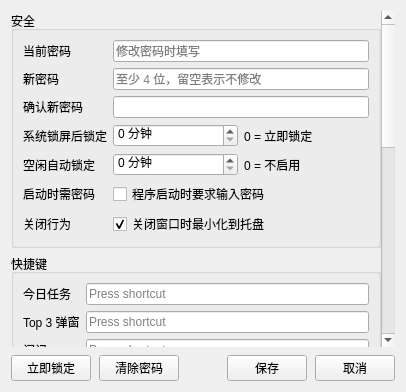
<?xml version="1.0" encoding="UTF-8"?>
<ui version="4.0">
 <class>AppSettingsDialog</class>
 <widget class="QDialog" name="AppSettingsDialog">
  <property name="windowTitle">
   <string>设置</string>
  </property>
  <property name="objectName">
   <string>appDialog</string>
  </property>
  <layout class="QVBoxLayout" name="verticalLayout">
   <property name="spacing">
    <number>8</number>
   </property>
   <item>
    <widget class="QScrollArea" name="scrollArea">
     <property name="frameShape">
      <enum>QFrame::NoFrame</enum>
     </property>
     <property name="horizontalScrollBarPolicy">
      <enum>Qt::ScrollBarAlwaysOff</enum>
     </property>
     <property name="widgetResizable">
      <bool>true</bool>
     </property>
     <widget class="QWidget" name="scrollContent">
      <layout class="QVBoxLayout" name="scrollContentLayout">
       <property name="leftMargin">
        <number>0</number>
       </property>
       <property name="topMargin">
        <number>0</number>
       </property>
       <property name="rightMargin">
        <number>0</number>
       </property>
       <property name="bottomMargin">
        <number>0</number>
       </property>
       <item>
        <widget class="QGroupBox" name="groupSecurity">
         <property name="title">
          <string>安全</string>
         </property>
         <layout class="QFormLayout" name="formSecurity">
          <item row="0" column="0">
           <widget class="QLabel" name="labelCurrentPassword">
            <property name="text">
             <string>当前密码</string>
            </property>
           </widget>
          </item>
          <item row="0" column="1">
           <widget class="QLineEdit" name="editCurrentPassword">
            <property name="echoMode">
             <enum>QLineEdit::Password</enum>
            </property>
            <property name="placeholderText">
             <string>修改密码时填写</string>
            </property>
           </widget>
          </item>
          <item row="1" column="0">
           <widget class="QLabel" name="labelNewPassword">
            <property name="text">
             <string>新密码</string>
            </property>
           </widget>
          </item>
          <item row="1" column="1">
           <widget class="QLineEdit" name="editNewPassword">
            <property name="echoMode">
             <enum>QLineEdit::Password</enum>
            </property>
            <property name="placeholderText">
             <string>至少 4 位，留空表示不修改</string>
            </property>
           </widget>
          </item>
          <item row="2" column="0">
           <widget class="QLabel" name="labelConfirmPassword">
            <property name="text">
             <string>确认新密码</string>
            </property>
           </widget>
          </item>
          <item row="2" column="1">
           <widget class="QLineEdit" name="editConfirmPassword">
            <property name="echoMode">
             <enum>QLineEdit::Password</enum>
            </property>
           </widget>
          </item>
          <item row="3" column="0">
           <widget class="QLabel" name="labelLockDelay">
            <property name="text">
             <string>系统锁屏后锁定</string>
            </property>
           </widget>
          </item>
          <item row="3" column="1">
           <layout class="QHBoxLayout" name="layoutLockDelay">
            <item>
             <widget class="QSpinBox" name="spinLockAfterSystemLock">
              <property name="suffix">
               <string> 分钟</string>
              </property>
              <property name="maximum">
               <number>120</number>
              </property>
             </widget>
            </item>
            <item>
             <widget class="QLabel" name="labelLockDelayHint">
              <property name="text">
               <string>0 = 立即锁定</string>
              </property>
             </widget>
            </item>
           </layout>
          </item>
          <item row="4" column="0">
           <widget class="QLabel" name="labelIdleLock">
            <property name="text">
             <string>空闲自动锁定</string>
            </property>
           </widget>
          </item>
          <item row="4" column="1">
           <layout class="QHBoxLayout" name="layoutIdleLock">
            <item>
             <widget class="QSpinBox" name="spinLockOnIdle">
              <property name="suffix">
               <string> 分钟</string>
              </property>
              <property name="maximum">
               <number>480</number>
              </property>
             </widget>
            </item>
            <item>
             <widget class="QLabel" name="labelIdleHint">
              <property name="text">
               <string>0 = 不启用</string>
              </property>
             </widget>
            </item>
           </layout>
          </item>
          <item row="5" column="0">
           <widget class="QLabel" name="labelLockOnStartup">
            <property name="text">
             <string>启动时需密码</string>
            </property>
           </widget>
          </item>
          <item row="5" column="1">
           <widget class="QCheckBox" name="checkLockOnStartup">
            <property name="text">
             <string>程序启动时要求输入密码</string>
            </property>
           </widget>
          </item>
          <item row="6" column="0">
           <widget class="QLabel" name="labelMinimizeToTray">
            <property name="text">
             <string>关闭行为</string>
            </property>
           </widget>
          </item>
          <item row="6" column="1">
           <widget class="QCheckBox" name="checkMinimizeToTray">
            <property name="text">
             <string>关闭窗口时最小化到托盘</string>
            </property>
            <property name="checked">
             <bool>true</bool>
            </property>
           </widget>
          </item>
         </layout>
        </widget>
       </item>
       <item>
        <widget class="QGroupBox" name="groupHotkeys">
         <property name="title">
          <string>快捷键</string>
         </property>
         <layout class="QFormLayout" name="formHotkeys">
          <item row="0" column="0">
           <widget class="QLabel" name="labelTodayTasksHotkey">
            <property name="text">
             <string>今日任务</string>
            </property>
           </widget>
          </item>
          <item row="0" column="1">
           <widget class="QKeySequenceEdit" name="editTodayTasksHotkey"/>
          </item>
          <item row="1" column="0">
           <widget class="QLabel" name="labelTop3Hotkey">
            <property name="text">
             <string>Top 3 弹窗</string>
            </property>
           </widget>
          </item>
          <item row="1" column="1">
           <widget class="QKeySequenceEdit" name="editTop3Hotkey"/>
          </item>
          <item row="2" column="0">
           <widget class="QLabel" name="labelQuickCaptureHotkey">
            <property name="text">
             <string>闪记</string>
            </property>
           </widget>
          </item>
          <item row="2" column="1">
           <widget class="QKeySequenceEdit" name="editQuickCaptureHotkey"/>
          </item>
          <item row="3" column="0">
           <widget class="QLabel" name="labelFocus25Hotkey">
            <property name="text">
             <string>Focus 25</string>
            </property>
           </widget>
          </item>
          <item row="3" column="1">
           <widget class="QKeySequenceEdit" name="editFocus25Hotkey"/>
          </item>
          <item row="4" column="0" colspan="2">
           <widget class="QCheckBox" name="checkQuickCaptureAutoAnalyze">
            <property name="text">
             <string>闪记保存后自动 AI 分析优先级</string>
            </property>
            <property name="checked">
             <bool>true</bool>
            </property>
           </widget>
          </item>
          <item row="5" column="0" colspan="2">
           <widget class="QLabel" name="labelHotkeyHint">
            <property name="text">
             <string>全局快捷键需包含 Win / Ctrl / Alt / Shift 之一。点击输入框后按下组合键即可录制。</string>
            </property>
            <property name="wordWrap">
             <bool>true</bool>
            </property>
           </widget>
          </item>
         </layout>
        </widget>
       </item>
       <item>
        <widget class="QGroupBox" name="groupFocus">
         <property name="title">
          <string>Focus 25</string>
         </property>
         <layout class="QFormLayout" name="formFocus">
          <item row="0" column="0">
           <widget class="QLabel" name="labelFocusDuration">
            <property name="text">
             <string>番茄时长</string>
            </property>
           </widget>
          </item>
          <item row="0" column="1">
           <widget class="QComboBox" name="comboFocusDuration"/>
          </item>
          <item row="1" column="0" colspan="2">
           <widget class="QCheckBox" name="checkFocusTrayCountdown">
            <property name="text">
             <string>托盘提示显示专注倒计时</string>
            </property>
            <property name="checked">
             <bool>true</bool>
            </property>
           </widget>
          </item>
         </layout>
        </widget>
       </item>
       <item>
        <widget class="QGroupBox" name="groupTools">
         <property name="title">
          <string>工具</string>
         </property>
         <layout class="QVBoxLayout" name="toolsLayout">
          <item>
           <widget class="QPushButton" name="btnViewAiTrace">
            <property name="text">
             <string>AI 分析过程</string>
            </property>
            <property name="toolTip">
             <string>查看最近一次 AI 分析的详细步骤与 LLM 请求/响应</string>
            </property>
           </widget>
          </item>
          <item>
           <widget class="QPushButton" name="btnM365">
            <property name="text">
             <string>Microsoft 365</string>
            </property>
            <property name="toolTip">
             <string>登录并同步 Outlook 旗标邮件</string>
            </property>
           </widget>
          </item>
         </layout>
        </widget>
       </item>
       <item>
        <widget class="QGroupBox" name="groupAppearance">
         <property name="title">
          <string>界面</string>
         </property>
         <layout class="QFormLayout" name="formAppearance">
          <item row="0" column="0">
           <widget class="QLabel" name="labelLanguage">
            <property name="text">
             <string>语言</string>
            </property>
           </widget>
          </item>
          <item row="0" column="1">
           <widget class="QComboBox" name="comboLanguage"/>
          </item>
         </layout>
        </widget>
       </item>
       <item>
        <widget class="QGroupBox" name="groupPrivacy">
         <property name="title">
          <string>隐私</string>
         </property>
         <layout class="QVBoxLayout" name="privacyLayout">
          <item>
           <widget class="QCheckBox" name="checkUsageStatistics">
            <property name="text">
             <string>发送匿名使用统计（帮助改进产品）</string>
            </property>
            <property name="checked">
             <bool>true</bool>
            </property>
           </widget>
          </item>
          <item>
           <widget class="QLabel" name="labelUsageStatisticsHint">
            <property name="text">
             <string>仅上报版本号、启动/退出时间与匿名安装 ID，不含任务内容与 API Key。可在设置中随时关闭。</string>
            </property>
            <property name="wordWrap">
             <bool>true</bool>
            </property>
           </widget>
          </item>
         </layout>
        </widget>
       </item>
      </layout>
     </widget>
    </widget>
   </item>
   <item>
    <layout class="QHBoxLayout" name="buttonRow">
     <item>
      <widget class="QPushButton" name="btnLockNow">
       <property name="text">
        <string>立即锁定</string>
       </property>
      </widget>
     </item>
     <item>
      <widget class="QPushButton" name="btnClearPassword">
       <property name="text">
        <string>清除密码</string>
       </property>
      </widget>
     </item>
     <item>
      <spacer name="horizontalSpacer">
       <property name="orientation">
        <enum>Qt::Horizontal</enum>
       </property>
       <property name="sizeHint" stdset="0">
        <size>
         <width>40</width>
         <height>20</height>
        </size>
       </property>
      </spacer>
     </item>
     <item>
      <widget class="QPushButton" name="btnSave">
       <property name="text">
        <string>保存</string>
       </property>
       <property name="objectName">
        <string>btnOk</string>
       </property>
      </widget>
     </item>
     <item>
      <widget class="QPushButton" name="btnCancel">
       <property name="text">
        <string>取消</string>
       </property>
      </widget>
     </item>
    </layout>
   </item>
  </layout>
 </widget>
 <resources/>
 <connections/>
</ui>
